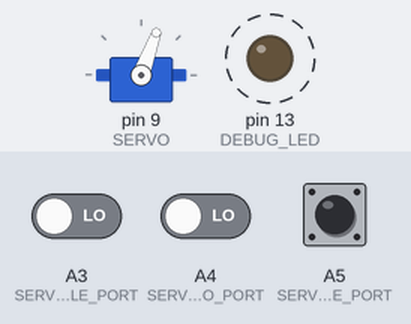
The sketch below on a simulated Arduino Nano, built with avr-gcc and run on an emulated ATmega328P. On the bench: servo, output pins drawn as LEDs (lit = HIGH). Dashed ring = blinking. The inputs (shaded band) are chosen by the test bench; at power-on: A3 (SERVO_ANGLE_PORT) LOW, A4 (SERVO_ZERO_PORT) LOW, A5 (SERVO_MODE_PORT) LOW.

Above: at 1.28 s.
1.3 s: A3 (SERVO_ANGLE_PORT) driven HIGH
At 1.49 s:
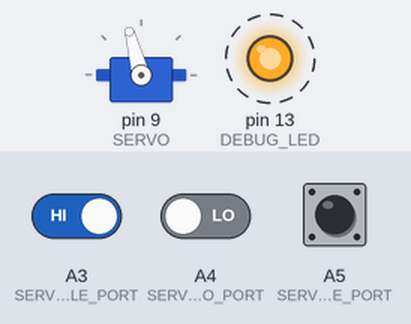
4.3 s: A3 (SERVO_ANGLE_PORT) driven LOW
At 4.46 s:
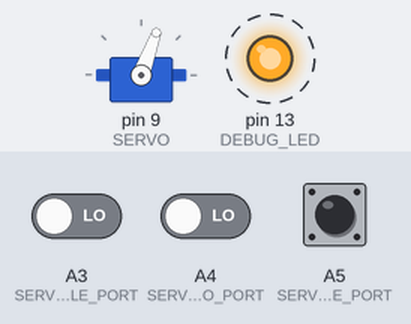
7.3 s: A4 (SERVO_ZERO_PORT) driven HIGH
At 7.53 s:
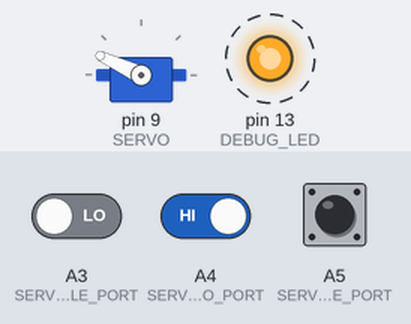
10.3 s: A5 (SERVO_MODE_PORT) pulled HIGH for 0.15 s
At 10.5 s:
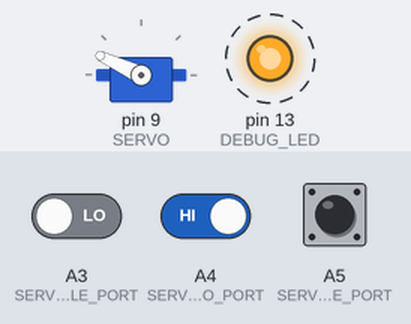
13.3 s: A5 (SERVO_MODE_PORT) pulled HIGH for 3.2 s
At 13.47 s:
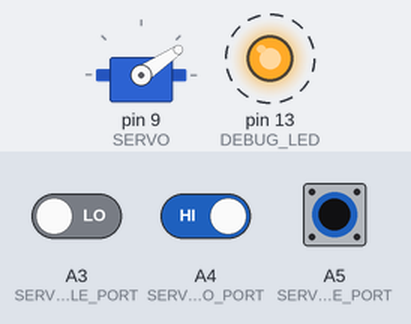
18.0 s: A4 (SERVO_ZERO_PORT) driven LOW
At 18.18 s:
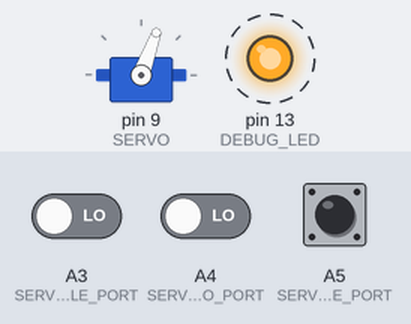
Timing chart, 0 to 22.0 s (numbered marks = the images above; inputs shaded):
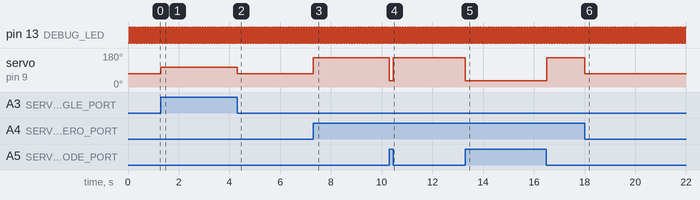

Measured:
- after the input at 1.3 s, servo on pin 9 (SERVO): 70° → 105° at once
- after the input at 4.3 s, servo on pin 9 (SERVO): 105° → 70° at once
- after the input at 7.3 s, servo on pin 9 (SERVO): 70° → 155° at once
- after the input at 10.3 s, servo on pin 9 (SERVO): 155° → 34° at once, → 155° 0.15 s later
- after the input at 13.3 s, servo on pin 9 (SERVO): 155° → 34° at once, → 155° 3.2 s later
- after the input at 18.0 s, servo on pin 9 (SERVO): 155° → 70° at once
- by itself, pin 13 (DEBUG_LED): alternates HIGH for 0.05 s and LOW for 0.05 s

The sketch:

Natadekoko_servo2019.ino
```cpp
/* ナタデココ用　サーボ処理(R8と連携) */
#include <Servo.h>

#define SERVO_CENTER   70 // サーボの中心位置(各機体に合わせて調整が必要) //hs-311: 78
#define RIGHT_HEIKOU   85 // 槍を右に振る時の角度(平行標的)
#define RIGHT_SUICHOKU_A 48 // (※A標的)槍を右に振る時の角度(垂直標的)
#define LEFT_SUICHOKU_B -36 // 槍を左に振る時の角度(垂直標的)
#define RIGHT_SUICHOKU_C 43 // (※C標的)槍を右に振る時の角度(垂直標的)
#define LEFT_SUICHOKU_D -36 // 槍を左に振る時の角度(垂直標的)

const int DEBUG_LED = 13;
const int SERVO     = 9;           // サーボが接続されるピン
const int SERVO_ANGLE_PORT  = A3;  //14 R8との接続:サーボ信号
const int SERVO_ZERO_PORT   = A4;  //15 R8との接続:角度が0かどうか
const int SERVO_MODE_PORT   = A5;  //16 R8との接続:標的ごとのサーボ角度の切り替え
const int SERVO_A6_PORT     = A6;  //17 右:HIGH…A標的(大きいほう) LOW…C標的(小さいほう)
const int SERVO_A7_PORT     = A7;  //18 左:HIGH…B標的 LOW…D標的(一番小さい)
const int SERVO_HEIKOU_PORT = A2;

unsigned long nowtime, starttime;
int i = 0;

Servo rancer;
void servoWrite( int angle );
unsigned int convertR8toArduino( void );

void setup() {
  pinMode( DEBUG_LED, OUTPUT );
  pinMode( SERVO,     OUTPUT );
  pinMode( SERVO_ANGLE_PORT, INPUT );
  pinMode( SERVO_ZERO_PORT , INPUT );
  pinMode( SERVO_MODE_PORT , INPUT );
  pinMode( SERVO_A6_PORT,    INPUT );
  pinMode( SERVO_A7_PORT,    INPUT );
  pinMode( SERVO_HEIKOU_PORT, INPUT ); // A2は入力設定のみ

  rancer.attach( SERVO );
  servoWrite( 0 );
  starttime = millis();

  /*
    while ( 1 ) {
      servoWrite( 0 );
      delay(1000);
      servoWrite( RIGHT_HEIKOU );
      delay(1000);
      servoWrite( LEFT_SUICHOKU_D );
      delay(1000);
    }
  */
}

void loop() {
  int data = convertR8toArduino();
  nowtime = millis();

  if ( nowtime - starttime > 50 ) {
    starttime = nowtime;
    i = 1 - i;
    digitalWrite(DEBUG_LED, i );
  }

  switch ( data ) {
    case 0:
      /* 通常状態 */
      servoWrite( 0 );
      break;

    case 1:
      /* 平行振るだけ */
      servoWrite( 35 );
      break;

    case 2:
      /* 平行当てる */
      servoWrite( RIGHT_HEIKOU );
      break;

    case 3:
      /* 垂直A */
      servoWrite( RIGHT_SUICHOKU_A );
      break;

    case 4:
      /* 垂直B */
      servoWrite( LEFT_SUICHOKU_B );
      break;

    case 5:
      /* 垂直C */
      servoWrite( RIGHT_SUICHOKU_C );
      break;

    case 6:
      /* 垂直D */
      servoWrite( LEFT_SUICHOKU_D );
      break;

    default:
      /* NOT REACHED */
      break;
  }
}

/************************************************************************/
/* サーボハンドル操作                                                   */
/* 引数　 サーボ操作角度：-90～90                                       */
/*        -90で左へ90度、0でまっすぐ、90で右へ90度回転                  */
/************************************************************************/
void servoWrite( int angle ) {
  rancer.write( SERVO_CENTER + angle );  // サーボが左右逆に動く場合は、「-」を「+」に替えてください
}

unsigned int convertR8toArduino( void ) {
  unsigned int a, z, m, a6, a7;
  unsigned int ret;

  a = digitalRead( SERVO_ANGLE_PORT );
  z = digitalRead( SERVO_ZERO_PORT );
  m = digitalRead( SERVO_MODE_PORT );
  a6 = digitalRead( SERVO_A6_PORT );
  a7 = digitalRead( SERVO_A7_PORT );

  ret = (4 * m) + (2 * z) + a;

  return ret;
}
```
